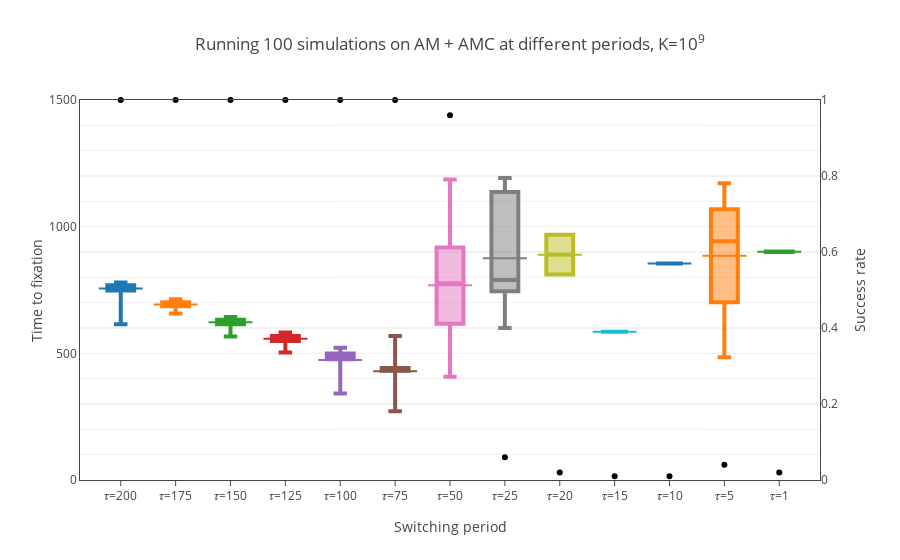

Notebook source saved alongside this figure:
### Code cell
fig = box_switching_am(p, analyses=am_analysis)
iplot(fig, show_link=False)
pio.write_image(fig, '2020-03/violins/{}.pdf'.format('+'.join([ls.name for ls in p])), scale=2)

### Figure 1 — Plotly figure (JSON) as saved in the notebook; plotly's stock layout.template omitted (floating-point values rounded to 4 significant figures)
{"data": [{"boxpoints": false, "line": {"width": 4}, "name": "&#120591;=200", "type": "box", "uid": "1df2eb4a-d5e6-11ea-8c02-441ca8e2e0ce", "y": [774, 742, 761, 776, 774, 771, 748, 736, 777, 759, 766, 774, 747, 771, 735, 775, 761, 770, 766, 615, 757, 748, 751, 746, 780, 759, 772, 729, 742, 760, 721, 753, 764, 774, 775, 745, 757, 743, 767, 760, 728, 743, 731, 774, 763, 772, 762, 749, 760, 758, 769, 772, 748, 754, 763, 769, 762, 764, 744, 754, 766, 772, 766, 776, 759, 745, 753, 753, 748, 760, 745, 769, 760, 769, 760, 761, 742, 737, 762, 755, 758, 741, 773, 773, 769, 688, 758, 762, 759, 734, 752, 752, 741, 743, 753, 766, 752, 774, 777, 771]}, {"boxpoints": false, "line": {"width": 4}, "name": "&#120591;=175", "type": "box", "uid": "1df2eb4b-d5e6-11ea-8146-441ca8e2e0ce", "y": [671, 711, 703, 700, 698, 692, 699, 700, 687, 706, 710, 694, 711, 706, 691, 691, 698, 698, 701, 682, 662, 703, 713, 681, 692, 698, 683, 699, 668, 681, 695, 686, 705, 684, 657, 696, 686, 689, 686, 700, 702, 689, 707, 699, 705, 673, 675, 704, 702, 686, 700, 704, 702, 675, 713, 693, 698, 689, 698, 688, 699, 698, 707, 698, 712, 676, 700, 681, 696, 692, 696, 680, 691, 690, 679, 699, 698, 659, 697, 700, 706, 692, 697, 691, 707, 669, 676, 670, 690, 683, 711, 703, 690, 712, 693, 691, 674, 707, 690, 692]}, {"boxpoints": false, "line": {"width": 4}, "name": "&#120591;=150", "type": "box", "uid": "1df2eb4c-d5e6-11ea-81a8-441ca8e2e0ce", "y": [628, 624, 637, 624, 624, 629, 626, 621, 643, 598, 640, 630, 566, 625, 635, 610, 620, 619, 612, 638, 593, 633, 627, 643, 640, 614, 633, 601, 581, 620, 620, 639, 619, 631, 643, 625, 636, 621, 627, 636, 630, 639, 632, 616, 620, 633, 637, 604, 613, 595, 633, 626, 619, 625, 601, 637, 589, 633, 625, 609, 607, 643, 610, 637, 630, 618, 632, 634, 642, 638, 633, 608, 628, 628, 606, 625, 609, 611, 625, 621, 604, 602, 625, 604, 626, 625, 604, 615, 617, 639, 616, 636, 635, 624, 635, 603, 618, 625, 637, 632]}, {"boxpoints": false, "line": {"width": 4}, "name": "&#120591;=125", "type": "box", "uid": "1df31240-d5e6-11ea-8e2b-441ca8e2e0ce", "y": [530, 558, 526, 541, 562, 551, 542, 562, 562, 541, 567, 572, 545, 558, 567, 572, 566, 569, 546, 563, 571, 542, 576, 557, 544, 530, 556, 571, 550, 569, 571, 554, 562, 555, 573, 540, 576, 567, 530, 557, 551, 568, 555, 570, 570, 558, 515, 543, 563, 563, 548, 570, 535, 562, 573, 567, 521, 563, 503, 561, 568, 565, 551, 582, 574, 553, 574, 535, 562, 557, 549, 547, 566, 558, 579, 569, 546, 563, 574, 552, 549, 569, 554, 543, 543, 543, 571, 569, 566, 558, 567, 555, 553, 566, 565, 552, 572, 567, 569, 550]}, {"boxpoints": false, "line": {"width": 4}, "name": "&#120591;=100", "type": "box", "uid": "1df31241-d5e6-11ea-99d1-441ca8e2e0ce", "y": [483, 501, 492, 495, 492, 345, 496, 484, 513, 522, 509, 347, 475, 487, 500, 470, 494, 458, 453, 478, 480, 492, 341, 492, 475, 492, 490, 461, 517, 507, 365, 510, 356, 499, 488, 498, 491, 486, 500, 482, 491, 489, 478, 496, 503, 483, 496, 484, 501, 507, 479, 505, 499, 375, 499, 498, 473, 505, 482, 474, 499, 499, 348, 483, 454, 506, 497, 478, 491, 491, 350, 490, 485, 512, 488, 496, 485, 494, 491, 456, 491, 482, 341, 362, 434, 459, 486, 490, 505, 458, 510, 487, 500, 508, 341, 451, 486, 501, 500, 496]}, {"boxpoints": false, "line": {"width": 4}, "name": "&#120591;=75", "type": "box", "uid": "1df31242-d5e6-11ea-8515-441ca8e2e0ce", "y": [439, 438, 438, 442, 454, 439, 439, 426, 441, 435, 295, 429, 439, 431, 434, 433, 435, 434, 439, 438, 452, 437, 436, 438, 437, 434, 303, 423, 445, 271, 444, 431, 441, 439, 439, 429, 443, 418, 437, 440, 443, 297, 313, 288, 443, 443, 422, 444, 444, 443, 437, 424, 454, 444, 426, 437, 435, 563, 568, 428, 440, 413, 437, 437, 441, 442, 427, 442, 281, 403, 441, 446, 536, 440, 430, 436, 436, 423, 423, 445, 441, 437, 444, 443, 438, 516, 436, 438, 441, 448, 443, 440, 435, 282, 444, 441, 435, 422, 440, 437]}, {"boxpoints": false, "line": {"width": 4}, "name": "&#120591;=50", "type": "box", "uid": "1df31243-d5e6-11ea-ad64-441ca8e2e0ce", "y": [946, 719, 719, 617, 519, 621, 414, 819, 706, 1021, 822, 519, 718, 616, 976, 420, 727, 721, 917, 622, 1181, 831, 885, 714, 716, 528, 414, 429, 726, 784, 515, 900, 408, 775, 719, 980, 632, 716, 916, 827, 924, 520, 990, 1087, 822, 913, 916, 723, 615, 518, 1186, 617, 537, 989, 688, 1090, 906, 821, 918, 1072, 719, 984, 612, 917, 920, 413, 518, 623, 419, 825, 821, 924, 878, 779, 609, 719, 422, 610, 720, 1078, 918, 923, 959, 808, 522, 1104, 820, 720, 1072, 923, 982, 617, 822, 730, 810, 917]}, {"boxpoints": false, "line": {"width": 4}, "name": "&#120591;=25", "type": "box", "uid": "1df31244-d5e6-11ea-a456-441ca8e2e0ce", "y": [763, 745, 600, 1137, 1192, 815]}, {"boxpoints": false, "line": {"width": 4}, "name": "&#120591;=20", "type": "box", "uid": "1df31245-d5e6-11ea-9ab6-441ca8e2e0ce", "y": [811, 968]}, {"boxpoints": false, "line": {"width": 4}, "name": "&#120591;=15", "type": "box", "uid": "1df31246-d5e6-11ea-8598-441ca8e2e0ce", "y": [585]}, {"boxpoints": false, "line": {"width": 4}, "name": "&#120591;=10", "type": "box", "uid": "1df31247-d5e6-11ea-99d1-441ca8e2e0ce", "y": [855]}, {"boxpoints": false, "line": {"width": 4}, "name": "&#120591;=5", "type": "box", "uid": "1df31248-d5e6-11ea-94b8-441ca8e2e0ce", "y": [1171, 485, 918, 966]}, {"boxpoints": false, "line": {"width": 4}, "name": "&#120591;=1", "type": "box", "uid": "1df31249-d5e6-11ea-9108-441ca8e2e0ce", "y": [902, 900]}, {"cliponaxis": false, "marker": {"color": "rgb(0, 0, 0)"}, "mode": "markers", "name": "Success rate", "type": "scatter", "uid": "1df3124a-d5e6-11ea-8dea-441ca8e2e0ce", "x": ["&#120591;=200", "&#120591;=175", "&#120591;=150", "&#120591;=125", "&#120591;=100", "&#120591;=75", "&#120591;=50", "&#120591;=25", "&#120591;=20", "&#120591;=15", "&#120591;=10", "&#120591;=5", "&#120591;=1"], "y": [1, 1, 1, 1, 1, 1, 0.96, 0.06, 0.02, 0.01, 0.01, 0.04, 0.02], "yaxis": "y2"}], "layout": {"shapes": [{"line": {"color": "rgb(31, 119, 180)", "width": 2}, "type": "line", "x0": -0.4, "x1": 0.4, "xref": "x", "y0": 755.9, "y1": 755.9, "yref": "y"}, {"line": {"color": "rgb(255, 127, 14)", "width": 2}, "type": "line", "x0": 0.6, "x1": 1.4, "xref": "x", "y0": 693.1, "y1": 693.1, "yref": "y"}, {"line": {"color": "rgb(44, 160, 44)", "width": 2}, "type": "line", "x0": 1.6, "x1": 2.4, "xref": "x", "y0": 622.5, "y1": 622.5, "yref": "y"}, {"line": {"color": "rgb(214, 39, 40)", "width": 2}, "type": "line", "x0": 2.6, "x1": 3.4, "xref": "x", "y0": 557.1, "y1": 557.1, "yref": "y"}, {"line": {"color": "rgb(148, 103, 189)", "width": 2}, "type": "line", "x0": 3.6, "x1": 4.4, "xref": "x", "y0": 474.1, "y1": 474.1, "yref": "y"}, {"line": {"color": "rgb(140, 86, 75)", "width": 2}, "type": "line", "x0": 4.6, "x1": 5.4, "xref": "x", "y0": 429.5, "y1": 429.5, "yref": "y"}, {"line": {"color": "rgb(227, 119, 194)", "width": 2}, "type": "line", "x0": 5.6, "x1": 6.4, "xref": "x", "y0": 768.4, "y1": 768.4, "yref": "y"}, {"line": {"color": "rgb(127, 127, 127)", "width": 2}, "type": "line", "x0": 6.6, "x1": 7.4, "xref": "x", "y0": 875.3, "y1": 875.3, "yref": "y"}, {"line": {"color": "rgb(188, 189, 34)", "width": 2}, "type": "line", "x0": 7.6, "x1": 8.4, "xref": "x", "y0": 889.5, "y1": 889.5, "yref": "y"}, {"line": {"color": "rgb(23, 190, 207)", "width": 2}, "type": "line", "x0": 8.6, "x1": 9.4, "xref": "x", "y0": 585, "y1": 585, "yref": "y"}, {"line": {"color": "rgb(31, 119, 180)", "width": 2}, "type": "line", "x0": 9.6, "x1": 10.4, "xref": "x", "y0": 855, "y1": 855, "yref": "y"}, {"line": {"color": "rgb(255, 127, 14)", "width": 2}, "type": "line", "x0": 10.6, "x1": 11.4, "xref": "x", "y0": 885, "y1": 885, "yref": "y"}, {"line": {"color": "rgb(44, 160, 44)", "width": 2}, "type": "line", "x0": 11.6, "x1": 12.4, "xref": "x", "y0": 901, "y1": 901, "yref": "y"}], "showlegend": false, "title": "Running 100 simulations on AM + AMC at different periods, K=10<sup>9</sup>", "xaxis": {"mirror": true, "showline": true, "ticks": "outside", "tickvals": ["&#120591;=200", "&#120591;=175", "&#120591;=150", "&#120591;=125", "&#120591;=100", "&#120591;=75", "&#120591;=50", "&#120591;=25", "&#120591;=20", "&#120591;=15", "&#120591;=10", "&#120591;=5", "&#120591;=1"], "title": "Switching period"}, "yaxis": {"mirror": true, "range": [0, 1500], "showline": true, "ticktext": [0, "", "", "", "", 500, "", "", "", "", 1000, "", "", "", "", 1500], "tickvals": [0, 100, 200, 300, 400, 500, 600, 700, 800, 900, 1000, 1100, 1200, 1300, 1400, 1500], "title": "Time to fixation"}, "yaxis2": {"overlaying": "y", "range": [0, 1], "scaleanchor": "y", "scaleratio": 1500, "side": "right", "tickvals": [0, 0.2, 0.4, 0.6, 0.8, 1], "title": "Success rate", "zeroline": false}}}
